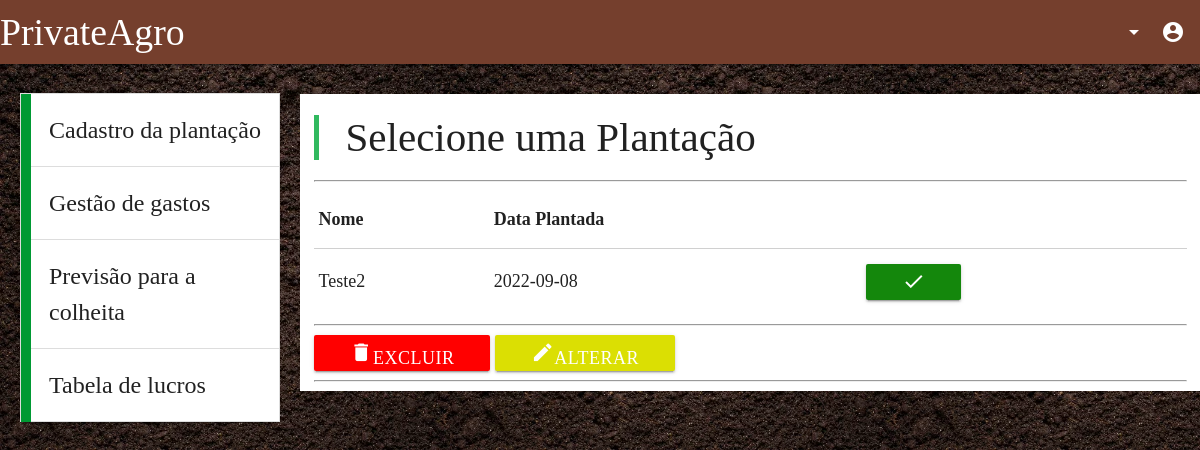
The page /tcc/index.php?link=3&acaoCad=recuperar (signed in) on the database as committed earlier.
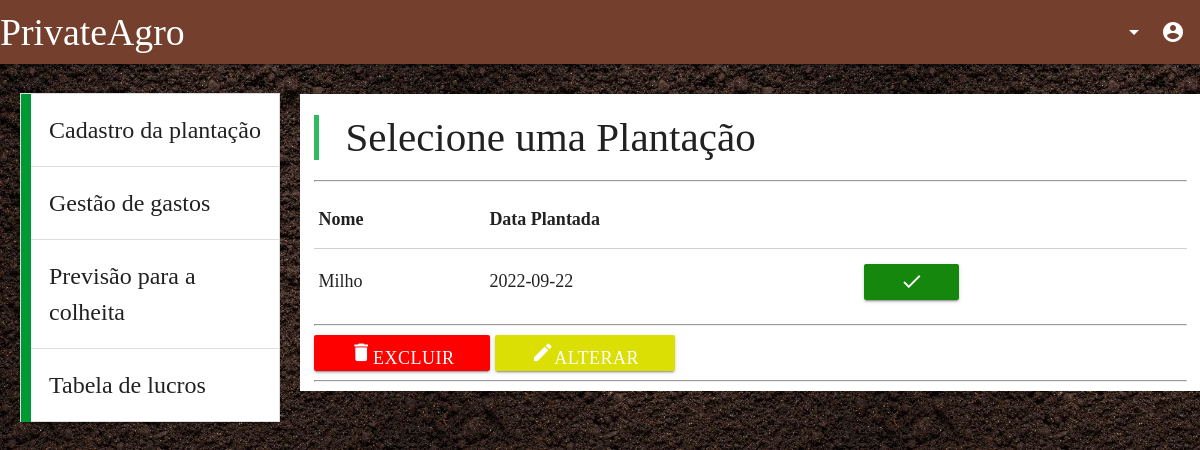
The same page on the database as committed later.
### tables this page shows
CREATE TABLE `cadastro` (
  `id` int(11) NOT NULL,
  `id_users` int(11) NOT NULL,
  `nomePlanta` varchar(30) NOT NULL,
  `tipo` varchar(25) NOT NULL,
  `qtdPlantada` int(11) NOT NULL,
  `tempo` int(11) NOT NULL,
  `data_plantada` date NOT NULL DEFAULT current_timestamp(),
  `data_colheita` date DEFAULT NULL,
  `irrigacao` int(11) NOT NULL,
  `p_irrigacao` decimal(6,2) DEFAULT NULL,
  `p_tipo` decimal(6,2) DEFAULT NULL,
  `p_fertilizante` decimal(6,2) DEFAULT NULL,
  `gastos` decimal(6,2) DEFAULT NULL
);

### controller/cadastro.controller.php (called while the page is built, shortened)
<?php
    require_once '../conexao/conexao.php';
    require_once '../service/cadastro.service.php';
    @$acaoCad = isset($_GET['acaoCad'])?$_GET['acaoCad']:$acaoCad;
    @$id = $_GET['id'];
    if ($acaoCad == "inserir")
    {
        session_start();
        $id_users = $_SESSION['id'];
        $cadastro = new Cadastro();
        $cadastro->__set('id_users',$id_users);
        $cadastro->__set('nomePlanta',$_POST['nomePlanta']);
        $cadastro->__set('tipo',$_POST['tipo']);
        $cadastro->__set('qtdPlantada',$_POST['qtdPlantada']);
        $cadastro->__set('tempo',$_POST['tempo']);
        $cadastro->__set('irrigacao',$_POST['irrigacao']);
        $conexao = new Conexao();
        $cadastroService = new CadastroService($cadastro, $conexao);
        $cadastroService->inserir();
        header("location: ../tcc/index.php");
    } elseif ($acaoCad == "recuperarPlantacao")
    {
        $cadastro = new Cadastro();
        $conexao = new Conexao();
        $cadastroService = new CadastroService($cadastro, $conexao);
        $cadastro = $cadastroService->recuperarPlantacao($id);
    } elseif ($acaoCad == "excluir")
    {
        $cadastro = new Cadastro();
        $conexao = new Conexao();
        $cadastroService = new CadastroService($cadastro, $conexao);
        $cadastroService->excluir($id);
        header("location: ../tcc/index.php?link=3&acaoCad=recuperar");
    } elseif ($acaoCad == "recuperar")
    {
        $cadastro = new Cadastro();
        $conexao = new Conexao();
        $id_users = $_SESSION['id'];
        $cadastroService = new CadastroService($cadastro, $conexao);
        $cadastro = $cadastroService->recuperar($id_users);
    }
?>

### conexao/conexao.php (called while the page is built, shortened)
<?php
	class Conexao{
		private $host = 'localhost';
		private $dbname = 'privateagro';
		private $user = 'root';
		private $senha = '';
		public function conectar(){
			try{
				$conexao = new PDO(
				"mysql:host=$this->host;dbname=$this->dbname",
				"$this->user",
				"$this->senha",
				);
				return $conexao;
			}catch(PDOException $e){
				echo $e->getMessage();
			}
		}
	}
?>

### service/cadastro.service.php (called while the page is built, shortened)
<?php
    class CadastroService {
        private $conexao;
        public function __construct(Cadastro $cadastro, Conexao $conexao)
        {
            $this->conexao = $conexao->conectar();
        }
        public function recuperar($id_users)
        {
           $query = "select * from cadastro where id_users = :id_users";
           $stmt = $this->conexao->prepare($query);
           $stmt->bindValue('id_users', $id_users);
           $stmt->execute();
           return $stmt->fetchALL(PDO::FETCH_OBJ);
        }
    }
?>

### tcc/gestao.php (the view, shortened to what this page needs)
<?php
    require_once "../controller/users.controller.php";
    require_once "../controller/cadastro.controller.php";
    @$acao = $_GET['acao'];
    foreach ($users as $users)
    {
        $tarifa=$users->tarifa;
    }
    if (empty($tarifa))
    {
        echo '<script>alert("Para a gestão de gasto cadastre as informações");</script>
        ';
        include_once "tarifa_form.php";
    } else {
?>
    <div class="tabela">
      <blockquote><b><h4> <?php if ($acao=="") echo "Selecione "; else echo "Excluir "; ?>uma Plantação </h4></b></blockquote>
      <hr>
      <table class ="highlight">
      <thead>
        <tr>
            <th>Nome</th>
            <th>Data Plantada</th>
        </tr>
      </thead>
      <tbody>
        <?php
            if (!isset($cadastro->id)) {
              if ($acao == "excluir")
              {
                foreach ($cadastro as $cadastro) {
                echo "<tr>".
                  "<td>".$cadastro->nomePlanta."</td>".
                  "<td>".$cadastro->data_plantada."</td>".
                  "<td>".'<a class="waves-effect waves-light btn tooltipped" id="cor" href="confirmar.php?&id='.$cadastro->id.'&acaoCad=excluir" data-position="right" data-delay="50" data-tooltip="Excluir"><i class="large material-icons excluir">delete</i></a>'."</td>"                ."</tr>";
                }
              } else
              {
                foreach ($cadastro as $cadastro) {
                  echo "<tr>".
                  "<td>".$cadastro->nomePlanta."</td>".
                  "<td>".$cadastro->data_plantada."</td>".
                  "<td>".'<a class="waves-effect waves-light btn tooltipped"  href="index.php?link=5&id='.$cadastro->id.'&acaoCad=recuperarPlantacao" data-position="right" data-delay="50" data-tooltip="Selecionar"><i class="large material-icons">check</i></a>'."</td>"
                ."</tr>";
                }
              }
            } else {
            }
        ?>
      </tbody>
    </table>
    <hr>
    <?php if ($acao == "excluir") echo'<a class="waves-effect waves-light btn"  href="index.php?link=3&acaoCad=recuperar"><i class="large material-icons">search</i>Consultar</a>';
          else echo'<a class="waves-effect waves-light btn" id="cor"  href="index.php?link=3&acaoCad=recuperar&acao=excluir"><i class="large material-icons">delete</i>Excluir</a>';
    ?>
      <a class="waves-effect waves-light btn tooltipped" id="alt" href="index.php?link=6" data-position="bottom" data-delay="50" data-tooltip="Alterar Tarifa"><i class="large material-icons">edit</i>Alterar</a><br>
    <hr>
<?php } ?>

### tcc/index.php (shortened to what this page needs)
<!DOCTYPE html>
  <html>
    <head>
      <link type="text/css" rel="stylesheet" href="../css/materialize.min.css"  media="screen,projection"/>
      <link rel="stylesheet" href="css/index_tcc.css">
    </head>
    <body background = "../imagem/terra.webp">
        <?php
            require_once 'navtcc.php';
        ?>
              <div class="row">
                <div class="col s12 m4 l3 barra">
                  <ul class="collapsible " data-collapsible="accordion">
                    <li class="li">
                      <div class="collapsible-header"><font size="5">Cadastro da plantação</font></div>
                    </li>
                    <li class="li">
                      <div class="collapsible-header"><font size="5">Gestão de gastos</font></div>
                    </li>
                    <li class="li">
                      <div class="collapsible-header"><font size="5">Previsão para a colheita</font></div>
                    </li>
                    <li class="li">
                      <div class="collapsible-header"><font size="5">Tabela de lucros</font></div>
                    </li>
                  </ul>
                </div>
                <div class="col s12 m8 l9 content">
                    <?php
                      $link = @$_GET['link'];
                      $pag[1]='principal.php';
                      $pag[2]='cadastro_form.php';
                      $pag[3]='gestao.php';
                      $pag[4]='tarifa.php';
                      $pag[5]='gestao_plantacao.php';
                      $pag[6]='tarifa_form.php';
                      $pag[7]='gestao_form.php';
                      $pag[8]='previsao.php';
                      $pag[9]='previsao_plantacao.php';
                      if(!empty($link)) {
                        if (file_exists($pag[$link])) {
                          include $pag[$link];
                        }
                      } else {
                        trim(include "principal.php");
                      }
                    ?>
                 </div>
              </div>
    </body>
</html>

### tcc/navtcc.php (shortened to what this page needs)
<nav>
  <div class="nav-wrapper">
    <a href="index.php" class="brand-logo">PrivateAgro</a>
    <ul class="right hide-on-med-and-down">
      <li><a class="dropdown-button" href="#!" data-activates="dropdown1"><i class="material-icons right">account_circle</i><i class="material-icons right">arrow_drop_down</i></a></li>
    </ul>
  </div>
</nav>

### tcc/css/index_tcc.css (style rules this page uses)
html, body { font-family: "light italic"; font-size: 18px; }
.barra { padding: 20px !important; height: 800px; margin-bottom: 50px; margin-left: 0px; }
nav { background: #753F2D; }
li.li { width: auto; background-color: #fff; border-color: #009933; border-left: solid 10px #009933; }
.content { margin-top: 30px; background-color: #fff; }
.btn { background-color: #009933; }
blockquote { border-left: 5px solid #31B95F; }
.btn { background-color: #14870c; }
#cor { background-color: #ff0000; }
#alt { background-color: #DBDF03; }

### tcc/index.php (style rules this page uses)
html, body { font-family: "light italic"; font-size: 18px; }
.barra { padding: 20px !important; height: 800px; margin-bottom: 50px; margin-left: 0px; }
nav { background: #753F2D; }
li.li { width: auto; background-color: #fff; border-color: #009933; border-left: solid 10px #009933; }
.content { margin-top: 30px; background-color: #fff; }
.btn { background-color: #009933; }
blockquote { border-left: 5px solid #31B95F; }
.btn { background-color: #14870c; }
#cor { background-color: #ff0000; }
#alt { background-color: #DBDF03; }

Rows that differ between the two databases and show on the page:
removed cadastro: nomePlanta "Teste2", data_plantada "2022-09-08"
added cadastro: nomePlanta "Milho", data_plantada "2022-09-22"
